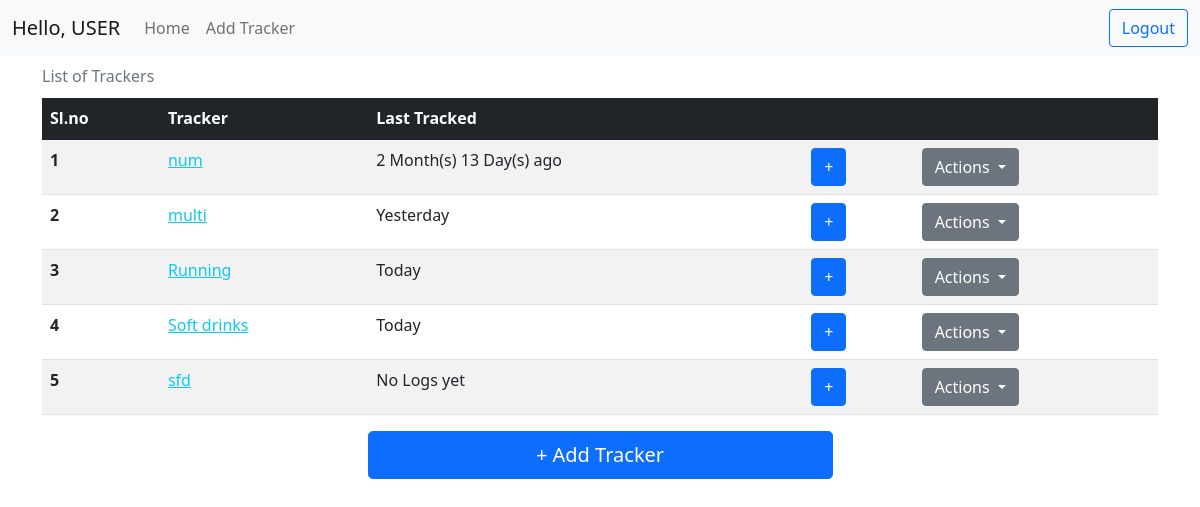
The page / on the database its author committed.
### application/models.py (models this page shows)
class Tracker(db.Model):
    __tablename__ = "tracker"
    id = db.Column(db.Integer, primary_key=True, autoincrement=True)
    name = db.Column(db.String, nullable=False)
    description = db.Column(db.String)
    type = db.Column(db.Integer, nullable=False)
    settings = db.Column(db.String)
    user_id = db.Column(db.Integer, nullable=False)

### app.py (the view)
@app.route("/", methods=["GET"])
def home():
    if request.method == "GET":
        trackers, lastTimestamps = getTrackers()
        return (
            render_template(
                "home.html", trackers=trackers, lastTimestamps=lastTimestamps
            ),
            200,
        )

### app.py (called while the page is built)
@app.after_request
def after_request(response):
    header = response.headers
    header["Access-Control-Allow-Origin"] = "*"
    return response

@app.after_request
def after_request(response):
    header = response.headers
    header["Access-Control-Allow-Origin"] = "*"
    return response

def getTrackers():
    trackers = db.session.query(Tracker).all()
    lastTimeStamps = {}
    for t in trackers:
        activity = (
        db.session.query(Activity)
        .filter(Activity.tracker_id == t.id)
        .order_by(Activity.timestamp.desc())
        .first()
    )
        if activity is None:
            lastTimeStamps[t.id] = "No Logs yet"
        else:
            lastTimeStamps[t.id] = convertToNaturalday(activity.timestamp)
    return trackers, lastTimeStamps

def convertToNaturalday(dt):
    count = (datetime.now() - dt).days
    if count == 0:
        return "Today"
    elif count == 1:
        return "Yesterday"
    elif count > 1 and count < 31:
        return count + " day(s) ago"
    elif count > 30 and count < 366:
        return "" + str(int(count / 30)) + " Month(s) " + str(count % 30) + " Day(s) ago"
    elif count > 365:
        noOfYears = str(int(count/365))
        remaining  = str(count % 365)
        return "" + noOfYears + " Year(s) " + remaining + " Day(s) ago"
    return (datetime.now() - dt).days

### templates/home.html (shortened to what this page needs)
<!DOCTYPE html>
<html>
{% include './head_content.html' %}
<body>
    {% include './navbar.html' %}
    <div class="container">
        {% if trackers|length > 0 %}
        <table class="table table-striped table-hover caption-top">
            <caption>List of Trackers</caption>
            <thead class="table-dark">
                <tr>
                    <th scope="col">Sl.no</th>
                    <th scope="col">Tracker</th>
                    <th scope="col">Last Tracked</th>
                    <th scope="col"></th>
                    <th scope="col"></th>
                </tr>
            </thead>
            <tbody>
                {% for t in trackers %}
                <tr>
                    <th scope="row"> {{ loop.index }}</th>
                    <td><a href="/tracker/{{ t.id }}/overview" class="link-info">{{ t.name }}</a></td>
                    <td>{{ lastTimestamps[t.id] }}</td>
                    <td><a class="btn btn-primary" href="/tracker/{{ t.id }}/log" role="button">+</a></td>
                    <td>
                        <div class="dropdown">
                            <a class="btn btn-secondary dropdown-toggle" href="#" role="button" id="dropdownMenuLink"
                                data-bs-toggle="dropdown" aria-expanded="false">
                                Actions
                            </a>
                        </div>
                    </td>
                </tr>
                {% endfor %}
            </tbody>
        </table>
        {% else %}
        <h5>There are no trackers present. Go ahead create one by cliking Add Tracker</h5>
        {% endif %}
        <div class="vstack gap-2 col-md-5 mx-auto">
            <a class="btn btn-primary btn-lg" href="/tracker/create" role="button">+ Add Tracker</a>
        </div>
    </div>
</body>
</html>

### rows shown on the page
Tracker: name "num", lastTimestamps "2 Month(s) 13 Day(s) ago"
Tracker: name "multi", lastTimestamps "Yesterday"
Tracker: name "Running", lastTimestamps "Today"
Tracker: name "Soft drinks", lastTimestamps "Today"
Tracker: name "sfd", lastTimestamps "No Logs yet"
